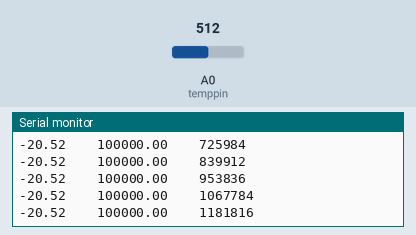
Simulated run of this sketch. Board: Arduino Uno, built with avr-gcc and run on an emulated ATmega328P. On the bench: the last lines printed to the serial monitor. The test bench sets the inputs (shaded band); at power-on: A0 (temppin) = 512. Storage starts empty.

Above: at 1.2 s.
1.3 s: A0 (temppin) set to 0
At 1.41 s:
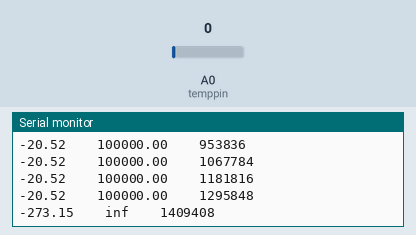
3.0 s: A0 (temppin) set to 122
At 3.1 s:
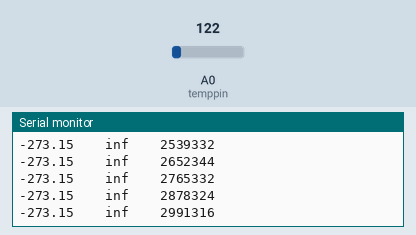

Measured:
- after the input at 1.3 s, the serial monitor: prints a new line after 0.11 s (image 1)

The sketch:

04.RecordingFreqOfSDCard.ino
```cpp
#include <SPI.h>
#include <SD.h>

File myFile;
int temppin = A0;
unsigned long runMillis;
float tempF;
double thermoresist;

void setup() {
  Serial.begin(9600);
  pinMode(temppin, INPUT);

  Serial.print("Initializing SD Card...");
  if (!SD.begin(4)){
    Serial.println("Initializing failed!");
    while(1);
  }
  Serial.println("Initializing done...");
  SD.remove("log.txt");

  // Open a Single File
  myFile = SD.open("log.txt", FILE_WRITE);
  // If File Successfully Opens, Write to File
  if (myFile){
    myFile.println("Temp(c) \tResistance(0hm) \tRUNTIME");
    Serial.println("Temp(c) \tResistance(0hm) \tRUNTIME");
  }
  else{
    Serial.println("Error opening file.");
  }
  myFile.close();

}

void loop() {
  int reading = analogRead(temppin);
  double thermoresist = 100000.0 * ((1024.0 / reading - 1));
  double logofthermoresist = log(thermoresist);
  double tempK = 1 / (0.001129148 + (0.000234125 + (0.0000000876741 * logofthermoresist * logofthermoresist)) * logofthermoresist);
  float tempC = tempK - 273.15;
  tempF = (tempC * 9.0)/5.0 + 32.0;

  Serial.print(tempC);
  Serial.print("\t\t");
  Serial.print(thermoresist);
  Serial.print("\t\t");
  runMillis = micros();
  Serial.println(runMillis);

  // Opening the file for writing
  myFile = SD.open("log.txt", FILE_WRITE);
  if (myFile) {
      myFile.print(tempC);
      myFile.print("\t\t");
      myFile.print(thermoresist);
      myFile.print("\t\t");
      myFile.println(runMillis);
  }
  myFile.close();

  delay(100);
  //delayMicroseconds(1000);

  /*
  // Opening the file for reading:
  myFile = SD.open("log.txt");
  if (myFile) {
    Serial.println("log.txt:");

    // read from the file until there's nothing else in it:
    while (myFile.available()) {
      Serial.write(myFile.read());
    }
    // close the file:
    myFile.close();
  } else {
    // if the file didn't open, print an error:
    Serial.println("error opening log.txt");
  } // End Open File for Reading
  */
}
```
